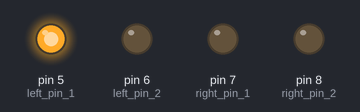
A sketch run on a simulated Arduino Uno, built with avr-gcc and run on an emulated ATmega328P. On the bench: output pins drawn as LEDs (lit = HIGH).

Above: at 0.1 s.
At 0.9 s:
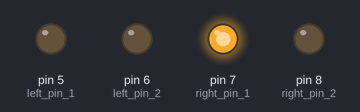
At 1.3 s:
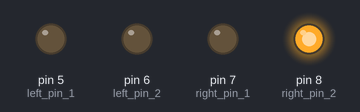
At 2.1 s:
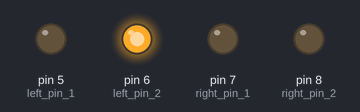
At 3.5 s:
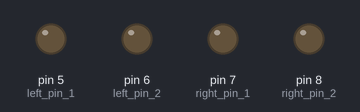
Timing chart, 0 to 3.8 s (numbered marks = the images above):
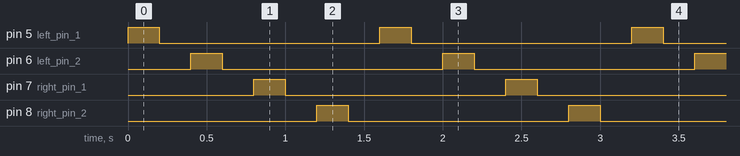

Measured:
- by itself, pin 5 (left_pin_1), pin 6 (left_pin_2), pin 7 (right_pin_1), pin 8 (right_pin_2): alternates HIGH for 0.20 s and LOW for 1.4 s
- by itself, everything shown: repeats every 1.6 s, in 8 steps

The sketch:

code.ino
```cpp
#define DEL_MID 200
#define DEL_MAIN 1000

int left_pin_1=5, left_pin_2=6, right_pin_1=7, right_pin_2=8;

void setup() {

  pinMode(left_pin_1, OUTPUT);
  pinMode(left_pin_2, OUTPUT);
  pinMode(right_pin_1, OUTPUT);
  pinMode(right_pin_2, OUTPUT);

}

void loop() {
 left();
right();
}

void left(){
  // indicate going left
  digitalWrite(left_pin_1, HIGH);
  delay(DEL_MID);
  digitalWrite(left_pin_1, LOW);
  delay(DEL_MID);

  digitalWrite(left_pin_2, HIGH);
  delay(DEL_MID);
  digitalWrite(left_pin_2, LOW);
  delay(DEL_MID);


}

void right(){
  // indicate going left
  digitalWrite(right_pin_1, HIGH);
  delay(DEL_MID);
  digitalWrite(right_pin_1, LOW);
  delay(DEL_MID);

  digitalWrite(right_pin_2, HIGH);
  delay(DEL_MID);
  digitalWrite(right_pin_2, LOW);
  delay(DEL_MID);
}

void both(){
  left();
  delay(DEL_MAIN);
  right();
}
```
